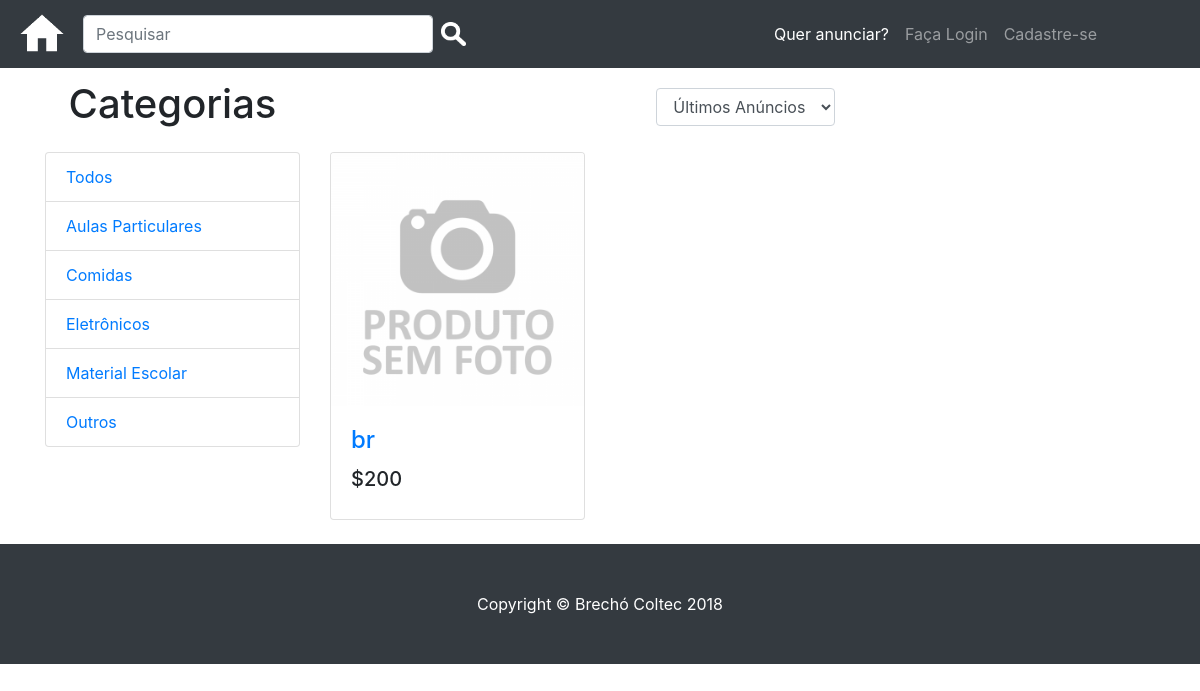
The page /paginas/categoriaProduto.php on the database as committed earlier.
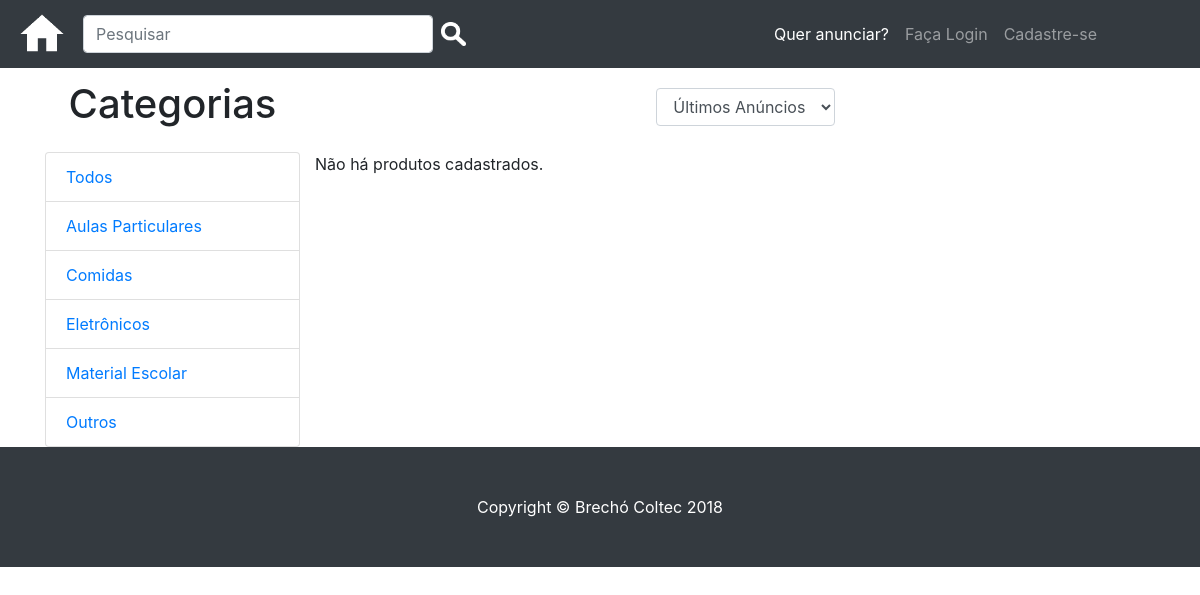
The same page on the database as committed later.
### tables this page shows
CREATE TABLE `produtos` (
  `ID` int(11) NOT NULL,
  `UsuarioID` int(11) NOT NULL,
  `Nome` text NOT NULL,
  `Descricao` text NOT NULL,
  `Preco` float NOT NULL,
  `DataHora` datetime NOT NULL DEFAULT CURRENT_TIMESTAMP,
  `Foto` text NOT NULL,
  `Categoria` text NOT NULL
);

### php/listarProdutos.php (the view, shortened to what this page needs)
<?php
    include('conexaoMysql.php');
    if(isset($_GET['ordernar'])){
        $ordernarPor = $_GET['ordernar'];
    }
    else{
        $ordernarPor = "ORDER BY DataHora DESC";
    }
    if (isset($_GET['categoria'])){
        $categoria = $_GET['categoria'];
        $sql = "SELECT ID, Nome, Descricao, Preco, Foto FROM produtos WHERE Categoria = '$categoria' $ordernarPor";
    }
    else{
        $categoria = '';
        $sql = "SELECT ID, Nome, Descricao, Preco, Foto FROM produtos $ordernarPor";
    }
    $result = $conn->query($sql);
    if ($result->num_rows > 0) {
        while($row = $result->fetch_assoc()) {
            $sqlImagem = "SELECT imagem, tipo FROM fotos WHERE numDaFoto = 1 AND ProdutoID =".$row['ID'];
            $resultImagem = $conn->query($sqlImagem);
            $rowImagem = $resultImagem->fetch_array();
            if($rowImagem['imagem'] == NULL) {
                $rowImagem['tipo'] = 'image/png';
                $rowImagem['imagem'] = '../res/imagemdefault.png';
                $escolherImagem = $rowImagem['imagem'];
            }
            else {
                $escolherImagem = 'data:'.$rowImagem['tipo'].';base64,'.base64_encode( $rowImagem['imagem']);
            }
            if ($categoria != "") {
                $paraOndeRedirecionar = '../paginas/detalhesProduto.php';
            }
            else {
                $paraOndeRedirecionar = 'paginas/detalhesProduto.php';
            }
            echo "
                <div class='col-lg-4 col-md-6 mb-4'>
                    <div class='card h-100'>
                        <a href='".$paraOndeRedirecionar."?produto=".$row['ID']."'><img class='card-img-top' src='$escolherImagem' alt=''></a>
                        <div class='card-body'>
                            <h4 class='card-title'>
                                <a href='".$paraOndeRedirecionar."?produto=".$row['ID']."'>".$row["Nome"]."</a>
                            </h4>
                            <h5>$".$row["Preco"]."</h5>
                            <p class='card-text'>".$row["Descricao"]."</p>
                        </div>
                    </div>
                </div>
            ";
        }
    } else {
        echo "Não há produtos cadastrados.";
    }
?>

### paginas/categoriaProduto.php (shortened to what this page needs)
<?php
    include('../php/funcoes.php');
?>
<!DOCTYPE html>
<html>
<head>
    <link href="../bootstrap/bootstrap.min.css" rel="stylesheet">
    <link href="../css/index.css" rel="stylesheet">
</head>
<body>
    <?php include('../php/mensagemBemVindoUsuario.php');?>
    <nav class="navbar navbar-expand-lg navbar-dark bg-dark fixed-top">
    <a id="iconeHome" href="/"><img src="../res/home.png" width="52" height="52"/></a>
        <div class="container">
            <form class="form-inline my-2 my-lg-0" action="../paginas/searchBar.php" method="GET">
                <input class="form-control mr-2" type="text" name="pesquisar" placeholder="Pesquisar">
                <input class="iconeProcurar" type="image" src="../res/search.png" alt="Submit">
            </form>
            <div class="collapse navbar-collapse" id="navbarResponsive">
            <ul class="navbar-nav ml-auto">
                <li class="nav-item active"><a class="nav-link" href="../paginas/login.php"><?php mensagem(); ?></a></li>
                <li class="nav-item"><a class="nav-link" href="../paginas/login.php"><?php login(); ?></a></li>
                <li class="nav-item"><a class="nav-link" href="../paginas/criarConta.php"><?php cadastrar(); ?></a></li>
                <li class="nav-item active"><a class="nav-link" href="#"><?php bemvindo(); ?></a></li>
                <li class="nav-item"><a class="nav-link" href="../paginas/cadastrarProdutos.php"><?php anunciar(); ?></a></li>
                <li class="nav-item"><a class="nav-link" href="../paginas/meusProdutos.php"><?php meusprodutos(); ?></a></li>
                <li class="nav-item"><a class="nav-link" href="../php/logoff.php"><?php sair(); ?></a></li>
            </ul>
            </div>
        </div>
    </nav>
    <div class="container">
        <div class="row">
            <div class="col-lg-3">
                <h1 class="my-4">Categorias</h1>
                <div class="list-group">
                    <a href="/" class="list-group-item">Todos</a>
                    <a href="?categoria=aulas" class="list-group-item <?php active('aulas'); ?>">Aulas Particulares</a>
                    <a href="?categoria=comidas" class="list-group-item <?php active('comidas'); ?>">Comidas</a>
                    <a href="?categoria=eletronicos" class="list-group-item <?php active('eletronicos'); ?>">Eletrônicos</a>
                    <a href="?categoria=materiais" class="list-group-item <?php active('materiais'); ?>">Material Escolar</a>
                    <a href="?categoria=outros" class="list-group-item <?php active('outros'); ?>">Outros</a>
                </div>
            </div>
            <?php
                function active($var) {
                    $categoria = $_GET['categoria'];
                    if($categoria == "$var"){echo "active";}
            }?>
            <div class="col-lg-9">
                 <div class="row">
                    <div class="col-4 col-sm-5"></div>
                    <div class="form-group row">
                        <form method="POST" action="php/listarProdutos.php">
                            <div class="form-group">
                                <select class="form-control" name="ordernarPor" onchange="javascript:location.href = location.href + '&ordernar='+this.value;">
                                    <option <?php ordernarPor('ORDER BY DataHora DESC');?> value="ORDER BY DataHora DESC">Últimos Anúncios</option>
                                </select>
                            </div>
                        </form>
                    </div>
                </div>
                <div class="row">
                    <?php include('../php/listarProdutos.php'); ?>
                </div>
            </div>
        </div>
    </div>
    <footer class="py-5 bg-dark">
        <div class="container">
            <p class="m-0 text-center text-white">Copyright &copy; Brechó Coltec 2018</p>
        </div>
    </footer>
</body>
</html>

### php/mensagemBemVindoUsuario.php (shortened to what this page needs)
<?php
	if (!isset($_SESSION['ID']) ||(trim ($_SESSION['ID']) == '')) {
        function mensagem() {
            echo "Quer anunciar?";
        }
        function login() {
            echo "Faça Login";
        }
        function cadastrar() {
            echo "Cadastre-se";
        }
    }
?>

### php/funcoes.php (shortened to what this page needs)
<?php
    function ordernarPor($qualOpcao) {
        if (isset($_GET['ordernar'])){
            if ($_GET['ordernar'] == $qualOpcao){
                echo "selected";
            }
        }
    }
?>

### css/index.css (style rules this page uses)
body { padding-top: 54px; }
@media (min-width: 992px) { body { padding-top: 56px; } }
.iconeProcurar { width: 25px; }
.form-control.mr-2 { width: 350px; }
h1 { text-align: center; margin-top: 20px; }
.form-group.row { text-align: center; margin-top: 32px !important; margin-bottom: 10px !important; }

Rows that differ between the two databases and show on the page:
removed produtos: Nome "br", Preco "200"
Other text that changed with them:
text now shown: "Não há produtos cadastrados."
